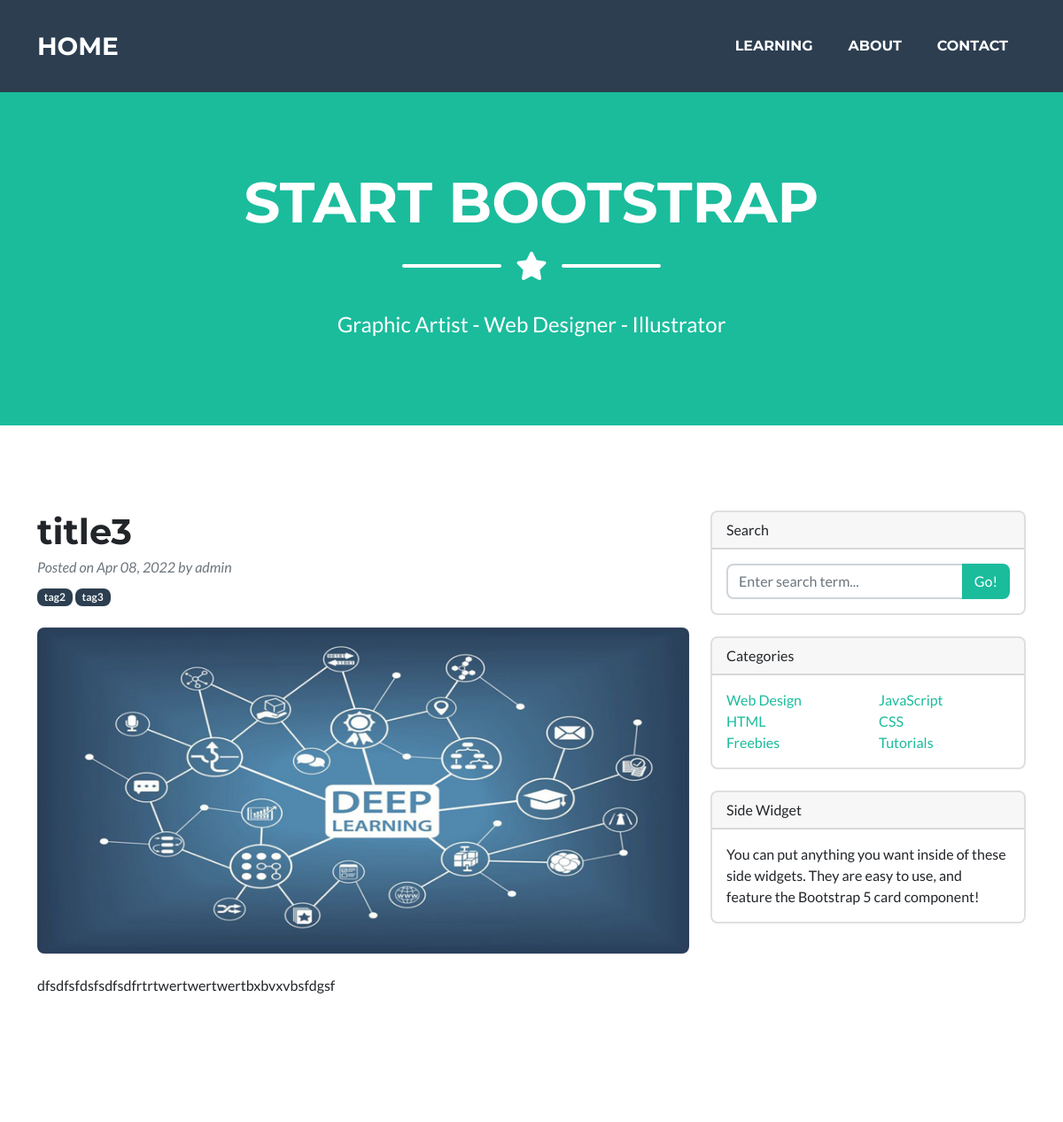
The app's page /lesson/11 (upper part), older data.
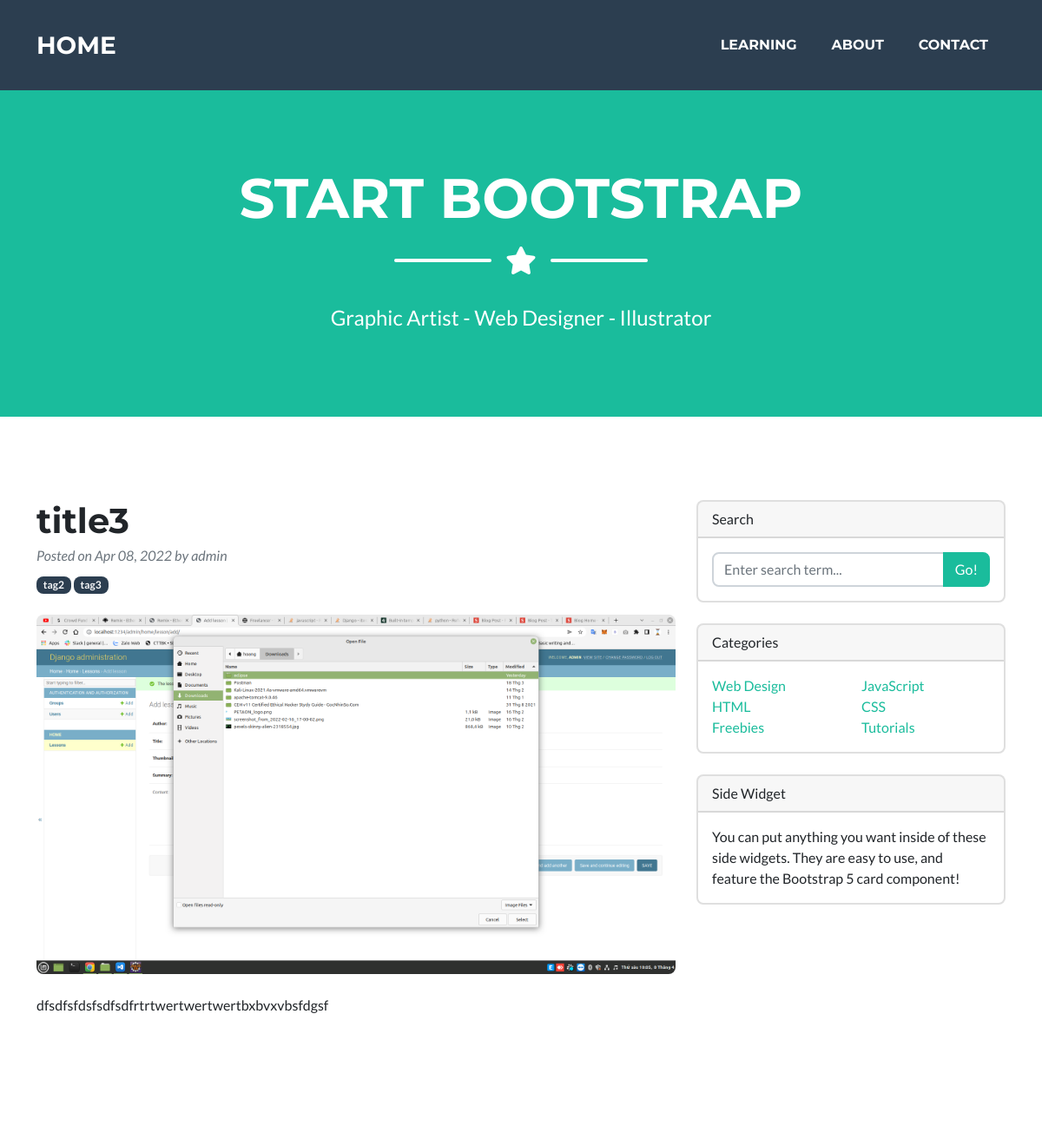
The same page, newer data.
### home/models.py (models this page shows, shortened)
class Lesson(models.Model):
    id = models.BigAutoField(primary_key=True)
    author = models.ForeignKey(
        settings.AUTH_USER_MODEL,
        on_delete=models.CASCADE,
    )
    title = models.CharField(max_length=256)
    thumbnail = models.ImageField(null=True)
    summary = models.CharField(max_length=1024)
    content = models.TextField(blank=True)
    created_time = models.DateTimeField(auto_now_add=True)
    tags = models.ManyToManyField(Tag)

class Tag(models.Model):
    id = models.BigAutoField(primary_key=True)
    name = models.CharField(max_length=256, unique=True)

### home/views.py (the view)
# urls.py: path('lesson/<int:id>', views.lesson, name='lesson')
def lesson(request, id):
    context = {
        "current_url":  settings.DOMAIN + resolve(request.path_info).url_name
    }
    try:
        context["lesson"] = Lesson.objects.get(id=id)
    except Lesson.DoesNotExist:
        raise Http404("Bài viết không tồn tại")
    return render(request, 'pages/lesson.html', context)

### home/templates/pages/lesson.html (shortened to what this page needs)
{% extends "pages/layout.html" %}
{% load static %}
{% block style%}
<link rel="stylesheet" href="https://cdnjs.cloudflare.com/ajax/libs/github-markdown-css/5.1.0/github-markdown.min.css" />
{% endblock%}
{% block content %}
<section class="page-section portfolio">
    <div class="container">
        <div class="row">
            <div class="col-lg-8">
                <article>
                    <header class="mb-4">
                        <h1 class="fw-bolder mb-1">{{lesson.title}}</h1>
                        <div class="text-muted fst-italic mb-2">Posted on {{lesson.created_time|date:"M d, Y"}} by {{lesson.author}}</div>
                        {% for tag in lesson.tags.all %}
                            <a class="badge bg-secondary text-decoration-none link-light" href="{% url 'learning' %}?tag={{tag.name}}">{{tag.name}}</a>
                        {% endfor %}
                    </header>
                    <figure class="mb-4"><img class="img-fluid rounded" src="{{lesson.thumbnail.url}}" alt="{{lesson.title}}"></figure>
                    <section class="mb-5 markdown-body" id="post-content">
                    </section>
                </article>
            </div>
            <div class="col-lg-4">
                <div class="card mb-4">
                    <div class="card-header">Search</div>
                    <div class="card-body">
                        <div class="input-group">
                            <input class="form-control" type="text" placeholder="Enter search term..." aria-label="Enter search term..." aria-describedby="button-search">
                            <button class="btn btn-primary" id="button-search" type="button">Go!</button>
                        </div>
                    </div>
                </div>
                <div class="card mb-4">
                    <div class="card-header">Categories</div>
                    <div class="card-body">
                        <div class="row">
                            <div class="col-sm-6">
                                <ul class="list-unstyled mb-0">
                                    <li><a href="#!">Web Design</a></li>
                                    <li><a href="#!">HTML</a></li>
                                    <li><a href="#!">Freebies</a></li>
                                </ul>
                            </div>
                            <div class="col-sm-6">
                                <ul class="list-unstyled mb-0">
                                    <li><a href="#!">JavaScript</a></li>
                                    <li><a href="#!">CSS</a></li>
                                    <li><a href="#!">Tutorials</a></li>
                                </ul>
                            </div>
                        </div>
                    </div>
                </div>
                <div class="card mb-4">
                    <div class="card-header">Side Widget</div>
                    <div class="card-body">You can put anything you want inside of these side widgets. They are easy to use, and feature the Bootstrap 5 card component!</div>
                </div>
            </div>
        </div>
    </div>
</section>
{% endblock content %}

### home/templates/pages/layout.html (shortened to what this page needs)
<!DOCTYPE html>
<html lang="en">
    <head>
        {% load static %}
        <link href="{% static 'css/styles.css' %}" rel="stylesheet" />
        {% block style %}{% endblock %}
    </head>
    <body id="page-top">
        <nav class="navbar navbar-expand-lg bg-secondary text-uppercase fixed-top" id="mainNav">
            <div class="container">
                <a class="navbar-brand" href="{% url 'index' %}">HOME</a>
                <div class="collapse navbar-collapse" id="navbarResponsive">
                    <ul class="navbar-nav ms-auto">
                        <li class="nav-item mx-0 mx-lg-1"><a class="nav-link py-3 px-0 px-lg-3 rounded" href="{% url 'learning' %}">Learning</a></li>
                        <li class="nav-item mx-0 mx-lg-1"><a class="nav-link py-3 px-0 px-lg-3 rounded" href="#about">About</a></li>
                        <li class="nav-item mx-0 mx-lg-1"><a class="nav-link py-3 px-0 px-lg-3 rounded" href="#contact">Contact</a></li>
                    </ul>
                </div>
            </div>
        </nav>
        <header class="masthead bg-primary text-white text-center">
            <div class="container d-flex align-items-center flex-column">
                <h1 class="masthead-heading text-uppercase mb-0">Start Bootstrap</h1>
                <div class="divider-custom divider-light">
                    <div class="divider-custom-line"></div>
                    <div class="divider-custom-icon"><i class="fas fa-star"></i></div>
                    <div class="divider-custom-line"></div>
                </div>
                <p class="masthead-subheading font-weight-light mb-0">Graphic Artist - Web Designer - Illustrator</p>
            </div>
        </header>
        {% block content %}{% endblock content %}
    </body>
</html>

Row changes from the older to the newer data that the page shows:
changed Lesson "title3": thumbnail: a different picture
